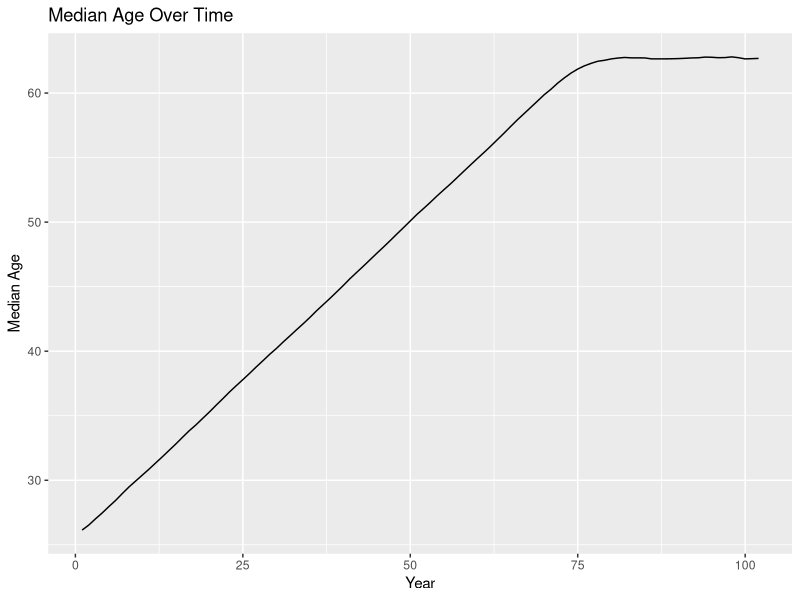
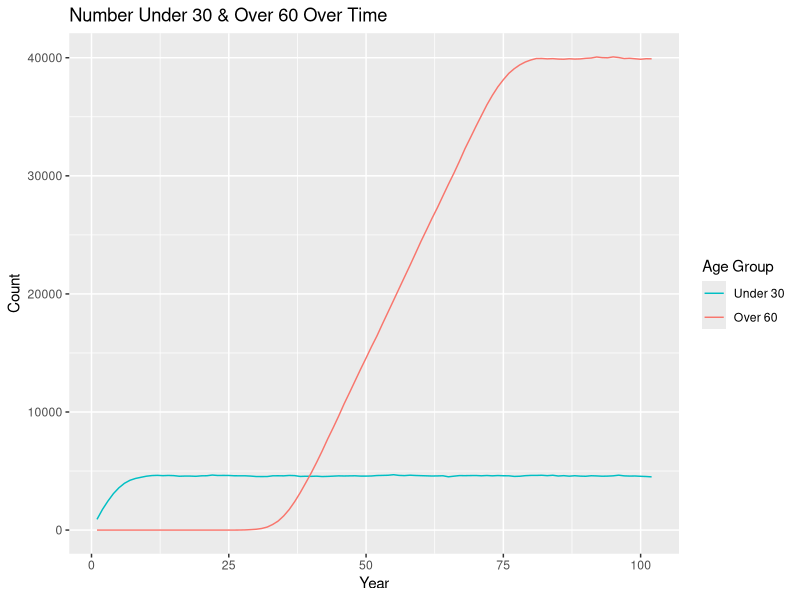
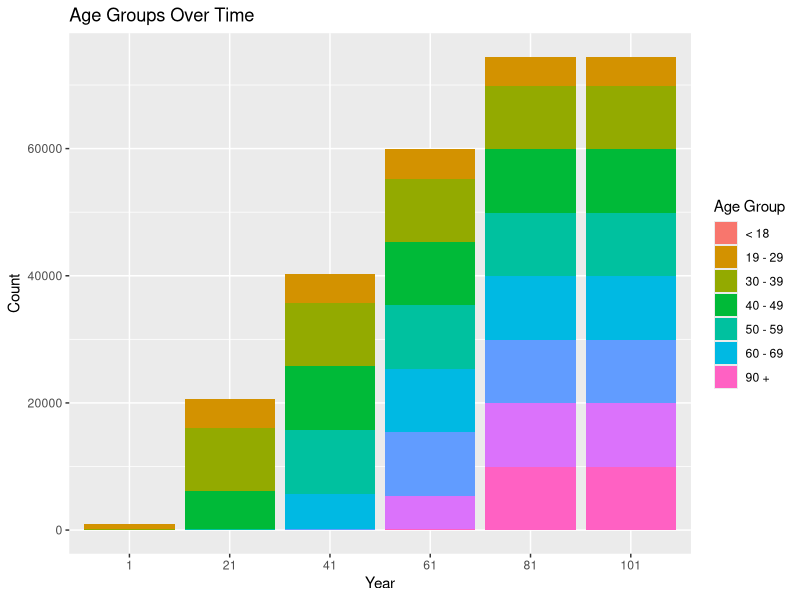

Here is the R script that generated these plots, in order:
## ---- chunk 1
knitr::opts_chunk$set(echo = TRUE)
## ---- chunk 2
library(tidyverse)
## ---- chunk 3
set.seed(12345)
## ---- chunk 4
population <- 
  rnorm(n = 1000, mean = 26, sd = 3) %>% 
  enframe() %>% 
  select(value) %>% 
  rename(original_age = value) %>% 
  mutate(current_age = original_age, years_incarcerated = 0) %>% 
  mutate(odds_of_removal = case_when(current_age < 19 ~ 0.007,
                                     current_age >= 19 & current_age < 30 ~ 0.0013,
                                     current_age >= 30 & current_age < 40 ~ 0.0019,
                                     current_age >= 40 & current_age < 50 ~ 0.0040,
                                     current_age >= 50 & current_age < 60 ~ 0.0088,
                                     current_age >= 60 & current_age < 70 ~ 0.0178,
                                     current_age >= 70 & current_age < 80 ~ 0.0439,
                                     current_age >= 80 & current_age < 90 ~ 0.1345,
                                     current_age >= 90 ~ 0.1345))
  # mutate(eligible_for_parole = FALSE)

overall <-
  tibble(year = 1, total_population = nrow(population), 
         median_age = median(population$current_age)) %>% 
  mutate("< 18" = pull(count(filter(population, current_age < 19))),
         "19 - 29" = pull(count(filter(population, current_age >= 19 & current_age < 30))),
         "30 - 39" = pull(count(filter(population, current_age >= 30 & current_age < 40))),
         "40 - 49" = pull(count(filter(population, current_age >= 40 & current_age < 50))),
         "50 - 59" = pull(count(filter(population, current_age >= 50 & current_age < 60))),
         "60 - 69" = pull(count(filter(population, current_age >= 60 & current_age < 70))),
         "70 - 79" = pull(count(filter(population, current_age >= 70 & current_age < 80))),
         "80 - 89" = pull(count(filter(population, current_age >= 80 & current_age < 90))),
         "90 +" = pull(count(filter(population, current_age >= 90))))
## ---- chunk 5
one_year_population <- function(data) {
  # age & years incarcerated increases by 1
  data$current_age <- data$current_age + 1
  data$years_incarcerated <- data$years_incarcerated + 1
  
  # NOT TOTALLY FUNCTIONAL!!!
  # checks if eligible for parole
  # if eligibility has been checked and odds of removal has increased, does not increase again
  # if (data$years_incarcerated > 20 & !data$eligible_for_parole) {
  #   data$odds_of_removal <- data$odds_of_removal + 0.1
  #   data$eligible_for_parole <- TRUE
  # }
  
  # randomly removes 1 percent
  data <- data[-sample(x = 1:nrow(population), size = 0.01*nrow(population), 
                       prob = population$odds_of_removal),]
  
  # adds 1000 more
  incoming <- 
    rnorm(n = 1000, mean = 26, sd = 3) %>% 
    enframe() %>% 
    select(value) %>% 
    rename(original_age = value) %>% 
    mutate(current_age = original_age, years_incarcerated = 0) %>% 
    mutate(odds_of_removal = case_when(current_age < 19 ~ 0.007,
                                       current_age >= 19 & current_age < 30 ~ 0.0013,
                                       current_age >= 30 & current_age < 40 ~ 0.0019,
                                       current_age >= 40 & current_age < 50 ~ 0.0040,
                                       current_age >= 50 & current_age < 60 ~ 0.0088,
                                       current_age >= 60 & current_age < 70 ~ 0.0178,
                                       current_age >= 70 & current_age < 80 ~ 0.0439,
                                       current_age >= 80 & current_age < 90 ~ 0.1345,
                                       current_age >= 90 ~ 0.1345))
    #mutate(eligible_for_parole = FALSE)
  data <- rbind(data, incoming)
  
  # removes any observations with age greater than 100
  data <- data %>% 
    filter(current_age < 100)
}

one_year_overall <- function(data, p) {
    incoming <-
      tibble(year = last(data$year) + 1, total_population = nrow(p),
             median_age = median(p$current_age)) %>% 
        mutate("< 18" = pull(count(filter(p, current_age < 19))),
               "19 - 29" = pull(count(filter(p, current_age >= 19 & current_age < 30))),
               "30 - 39" = pull(count(filter(p, current_age >= 30 & current_age < 40))),
               "40 - 49" = pull(count(filter(p, current_age >= 40 & current_age < 50))),
               "50 - 59" = pull(count(filter(p, current_age >= 50 & current_age < 60))),
               "60 - 69" = pull(count(filter(p, current_age >= 60 & current_age < 70))),
               "70 - 79" = pull(count(filter(p, current_age >= 70 & current_age < 80))),
               "80 - 89" = pull(count(filter(p, current_age >= 80 & current_age < 90))),
               "90 +" = pull(count(filter(p, current_age >= 90))))
    data <- rbind(data, incoming)
}
## ---- chunk 6
population <- one_year_population(population)
overall <- one_year_overall(overall, population)

# extend 100 years until stable
test_population <- population
test_overall <- overall
for (i in 1:100) {
  test_population <- one_year_population(test_population)
  test_overall <- one_year_overall(test_overall, test_population)
}
## ---- chunk 7
ggplot(data = test_overall, mapping = aes(x = year, y = median_age)) +
  geom_line() +
  labs(title = "Median Age Over Time", x = "Year", y = "Median Age")

test_overall %>% 
  mutate(under_30 = `19 - 29` + `< 18`, 
         over_60 = `60 - 69` + `70 - 79` + `80 - 89` + `90 +`) %>% 
  select(year, under_30, over_60) %>% 
  ggplot(data = ., mapping = aes(x = year, group = 1)) +
  geom_line(mapping = aes(y = under_30, color = "under_30")) +
  geom_line(mapping = aes(y = over_60, color = "over_60")) +
  labs(title = "Number Under 30 & Over 60 Over Time", x = "Year", y = "Count") +
  scale_color_discrete(name = "Age Group",
                       breaks = c("under_30", "over_60"), labels = c("Under 30", "Over 60"))

test_overall_long <- test_overall %>% 
  select(year, `< 18`:`90 +`) %>% 
  mutate(year = as.character(year)) %>% 
  pivot_longer(-year, names_to = "age_group", values_to = "count") %>% 
  filter(year == "1" | year == "21" | year == "41" | year == "61" | year == "81" | year == "101")

ggplot(data = test_overall_long, mapping = aes(x = year, y = count, fill = age_group)) +
  geom_bar(position = "stack", stat = "identity") +
  labs(title = "Age Groups Over Time", x = "Year", y = "Count") +
  scale_x_discrete(limits = c("1", "21", "41", "61", "81", "101")) +
  scale_fill_discrete(name = "Age Group",
                      breaks = c("< 18", "19 - 29", "30 - 39", "40 - 49", "50 - 59", "60 - 69",
                                 "70-79", "80-89", "90 +"))
## ---- chunk 8
bar_race <- test_overall %>% 
  select(year, `< 18`:`90 +`) %>% 
  mutate(year = as.character(year)) %>% 
  pivot_longer(-year, names_to = "age_group", values_to = "count") %>% 
  pivot_wider(names_from = "year", values_from = "count")
